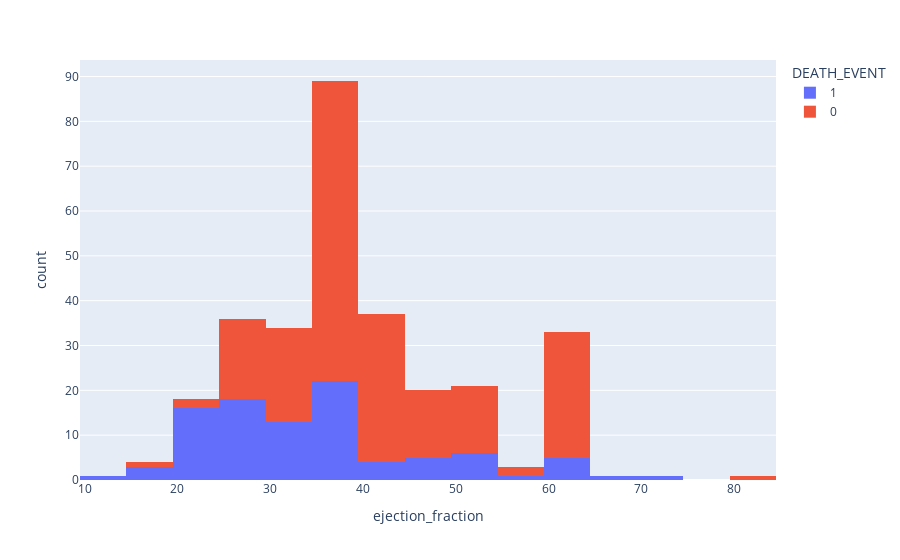

Notebook code for this chart:
### Code cell
fig = px.histogram(data, x = 'ejection_fraction', color = 'DEATH_EVENT')
fig.show()

### Figure 1 — Plotly figure (JSON) as saved in the notebook; plotly's stock layout.template omitted (floating-point values rounded to 4 significant figures; data arrays with more than 128 entries replaced by an {"elided": "..."} marker saying what was removed)
{"data": [{"alignmentgroup": "True", "bingroup": "x", "hovertemplate": "DEATH_EVENT=1<br>ejection_fraction=%{x}<br>count=%{y}<extra></extra>", "legendgroup": "1", "marker": {"color": "#636efa"}, "name": "1", "offsetgroup": "1", "orientation": "v", "showlegend": true, "type": "histogram", "x": [20, 38, 20, 20, 20, 40, 15, 60, 65, 35, 38, 25, 30, 38, 50, 38, 14, 25, 55, 30, 35, 30, 38, 40, 45, 38, 30, 38, 45, 35, 50, 35, 50, 50, 38, 20, 30, 45, 60, 38, 25, 38, 20, 30, 25, 20, 62, 50, 38, 30, 20, 20, 25, 40, 35, 20, 15, 25, 25, 25, 35, 20, 20, 25, 25, 25, 30, 60, 60, 38, 40, 17, 38, 25, 30, 45, 35, 30, 38, 20, 25, 25, 38, 25, 30, 50, 25, 20, 45, 30, 70, 20, 30, 25, 25, 20], "xaxis": "x", "yaxis": "y"}, {"alignmentgroup": "True", "bingroup": "x", "hovertemplate": "DEATH_EVENT=0<br>ejection_fraction=%{x}<br>count=%{y}<extra></extra>", "legendgroup": "0", "marker": {"color": "#EF553B"}, "name": "0", "offsetgroup": "0", "orientation": "v", "showlegend": true, "type": "histogram", "x": {"elided": "203 int values"}, "xaxis": "x", "yaxis": "y"}], "layout": {"barmode": "relative", "legend": {"title": {"text": "DEATH_EVENT"}, "tracegroupgap": 0}, "margin": {"t": 60}, "xaxis": {"anchor": "y", "domain": [0, 1], "title": {"text": "ejection_fraction"}}, "yaxis": {"anchor": "x", "domain": [0, 1], "title": {"text": "count"}}}}
